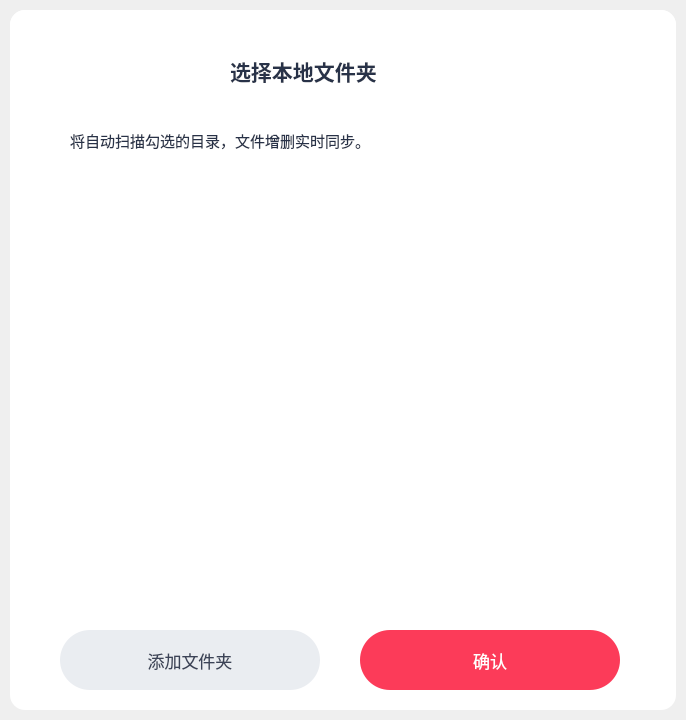
<?xml version="1.0" encoding="UTF-8"?>
<ui version="4.0">
 <class>LocalfolderDialog</class>
 <widget class="QDialog" name="LocalfolderDialog">
  <property name="geometry">
   <rect>
    <x>0</x>
    <y>0</y>
    <width>686</width>
    <height>720</height>
   </rect>
  </property>
  <property name="windowTitle">
   <string>Dialog</string>
  </property>
  <widget class="QWidget" name="widget_2" native="true">
   <property name="geometry">
    <rect>
     <x>10</x>
     <y>10</y>
     <width>666</width>
     <height>700</height>
    </rect>
   </property>
   <layout class="QVBoxLayout" name="verticalLayout_2">
    <property name="spacing">
     <number>0</number>
    </property>
    <property name="leftMargin">
     <number>0</number>
    </property>
    <property name="topMargin">
     <number>0</number>
    </property>
    <property name="rightMargin">
     <number>0</number>
    </property>
    <property name="bottomMargin">
     <number>0</number>
    </property>
    <item>
     <widget class="QWidget" name="widget_3" native="true">
      <property name="styleSheet">
       <string notr="true">background-color: rgb(255, 255, 255);
border-radius: 15px;</string>
      </property>
      <widget class="QWidget" name="head" native="true">
       <property name="geometry">
        <rect>
         <x>0</x>
         <y>0</y>
         <width>666</width>
         <height>161</height>
        </rect>
       </property>
       <widget class="QPushButton" name="pushButton_close">
        <property name="geometry">
         <rect>
          <x>610</x>
          <y>10</y>
          <width>45</width>
          <height>45</height>
         </rect>
        </property>
        <property name="styleSheet">
         <string notr="true">QPushButton {
    background-repeat: no-repeat;
    background-position: center;
    background-image: url(:/res/btn_closeMainWindow_50.png);
    border: none;
    background-color: transparent;
}

QPushButton:hover, 
QPushButton:pressed {
    background-image: url(:/res/btn_closeMainWindow_100.png);
}</string>
        </property>
        <property name="text">
         <string/>
        </property>
       </widget>
       <widget class="QLabel" name="label">
        <property name="geometry">
         <rect>
          <x>220</x>
          <y>30</y>
          <width>231</width>
          <height>61</height>
         </rect>
        </property>
        <property name="font">
         <font>
          <family>Microsoft YaHei</family>
          <pointsize>16</pointsize>
          <bold>true</bold>
         </font>
        </property>
        <property name="styleSheet">
         <string notr="true">color: #283248;</string>
        </property>
        <property name="text">
         <string>选择本地文件夹</string>
        </property>
       </widget>
       <widget class="QLabel" name="label_3">
        <property name="geometry">
         <rect>
          <x>60</x>
          <y>100</y>
          <width>431</width>
          <height>61</height>
         </rect>
        </property>
        <property name="font">
         <font>
          <family>Microsoft YaHei</family>
          <pointsize>11</pointsize>
          <bold>false</bold>
         </font>
        </property>
        <property name="styleSheet">
         <string notr="true">color: #283248;</string>
        </property>
        <property name="text">
         <string>将自动扫描勾选的目录，文件增删实时同步。</string>
        </property>
       </widget>
      </widget>
      <widget class="QPushButton" name="pushButton_selectFolder">
       <property name="geometry">
        <rect>
         <x>50</x>
         <y>620</y>
         <width>260</width>
         <height>60</height>
        </rect>
       </property>
       <property name="font">
        <font>
         <family>Microsoft YaHei UI</family>
         <pointsize>13</pointsize>
         <bold>false</bold>
        </font>
       </property>
       <property name="styleSheet">
        <string notr="true">QPushButton{
	color: #3B4357;
	background-color: #EAEDF1;
	border-radius: 30px;
}
QPushButton:hover {
    background-color: #E2E5E9;
}
</string>
       </property>
       <property name="text">
        <string>添加文件夹</string>
       </property>
      </widget>
      <widget class="QPushButton" name="pushButton_accept">
       <property name="geometry">
        <rect>
         <x>350</x>
         <y>620</y>
         <width>260</width>
         <height>60</height>
        </rect>
       </property>
       <property name="font">
        <font>
         <family>Microsoft YaHei UI</family>
         <pointsize>13</pointsize>
         <bold>false</bold>
        </font>
       </property>
       <property name="styleSheet">
        <string notr="true">QPushButton{
	color: rgb(255, 255, 255);
	background-color: #FC3B59;
	border-radius: 30px;
}
QPushButton:hover{
	background-color: #E33742;
}</string>
       </property>
       <property name="text">
        <string>确认</string>
       </property>
      </widget>
      <widget class="QWidget" name="body" native="true">
       <property name="geometry">
        <rect>
         <x>60</x>
         <y>160</y>
         <width>546</width>
         <height>441</height>
        </rect>
       </property>
       <property name="minimumSize">
        <size>
         <width>546</width>
         <height>0</height>
        </size>
       </property>
       <property name="maximumSize">
        <size>
         <width>546</width>
         <height>16777215</height>
        </size>
       </property>
       <property name="styleSheet">
        <string notr="true">QWidget {
	background-color: #ffffff;
}

QScrollArea {
    border: none; /* 去除边框 */
    background-color: #ffffff;
}

QScrollArea::corner {
    background-color: #ffffff;
}

QScrollBar:vertical {
    background-color: #f0f3f6; /* 滚动条背景 */
    width: 9px; /* 滚动条宽度 */
    margin: 0px 0px 0px 0px; /* 控制滚动条的间距 */
    border-radius: 4px;
}



QScrollBar::handle:vertical {
    background-color: #dcdfe4; /* 滚动条滑块颜色 */
    border-radius: 4px;
}

QScrollBar::handle:vertical:hover {
    background-color: #bec3ca; /* 滚动条滑块悬停时颜色 */
}

QScrollBar::add-line:vertical, QScrollBar::sub-line:vertical {
    background-color: #f0f3f6; /* 隐藏滚动条上下箭头 */
}</string>
       </property>
       <layout class="QVBoxLayout" name="verticalLayout_3">
        <property name="spacing">
         <number>0</number>
        </property>
        <property name="leftMargin">
         <number>0</number>
        </property>
        <property name="topMargin">
         <number>0</number>
        </property>
        <property name="rightMargin">
         <number>0</number>
        </property>
        <property name="bottomMargin">
         <number>0</number>
        </property>
        <item>
         <widget class="QScrollArea" name="scrollArea">
          <property name="widgetResizable">
           <bool>true</bool>
          </property>
          <widget class="QWidget" name="container">
           <property name="geometry">
            <rect>
             <x>0</x>
             <y>0</y>
             <width>546</width>
             <height>441</height>
            </rect>
           </property>
           <property name="maximumSize">
            <size>
             <width>16777215</width>
             <height>16777215</height>
            </size>
           </property>
           <property name="styleSheet">
            <string notr="true">#container {
	margin: 35px 0px 0px 0px;
	alignment: top;
}</string>
           </property>
          </widget>
         </widget>
        </item>
       </layout>
      </widget>
     </widget>
    </item>
   </layout>
  </widget>
 </widget>
 <resources/>
 <connections/>
</ui>
